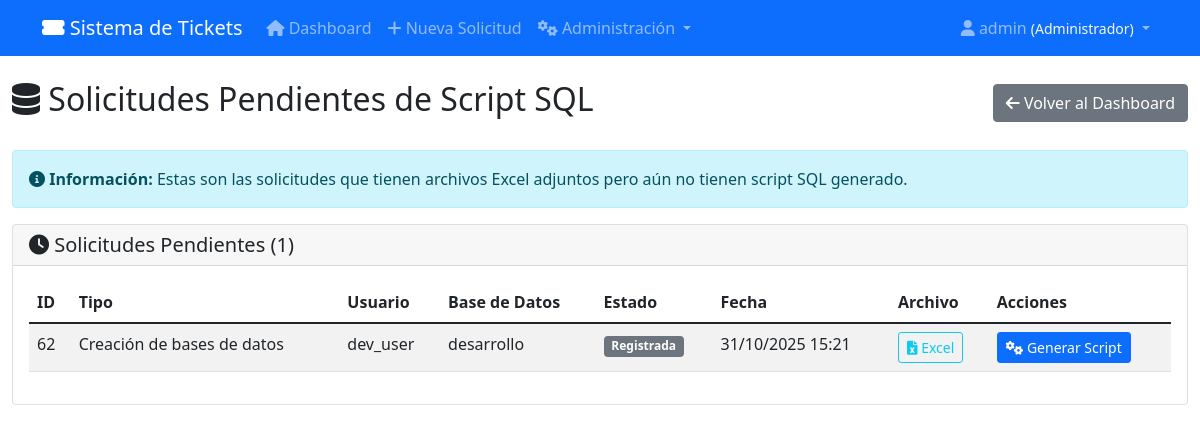
The app's page /pendientes-script/ (signed in) with its own data.
### tickets/models.py (models this page shows, shortened)
class UserProfile(models.Model):
    ROLES = [
        ('dev', 'Ingeniero de Desarrollo'),
        ('db', 'Ingeniero de Bases de Datos'),
        ('devops', 'Ingeniero DevOps'),
        ('admin', 'Administrador'),
        ('lider', 'Líder de Proyecto'),
    ]
    user = models.OneToOneField(User, on_delete=models.CASCADE, related_name='profile')
    role = models.CharField(max_length=10, choices=ROLES, default='dev')
    proyectos_asignados = models.ManyToManyField(Proyecto, blank=True,
                                               related_name='miembros_equipo',
                                               verbose_name="Proyectos Asignados")
    departamento = models.CharField(max_length=100, blank=True, verbose_name="Departamento")
    telefono = models.CharField(max_length=20, blank=True, verbose_name="Teléfono")
    activo = models.BooleanField(default=True, verbose_name="Activo")
    fecha_creacion = models.DateTimeField(auto_now_add=True)

class Solicitud(models.Model):
    TIPOS_SOLICITUD = [
        ('crear_tabla', 'Creación de tablas base de datos'),
        ('modificar_tabla', 'Modificación de tabla base de datos'),
        ('compilar_objetos', 'Compilación de objetos'),
        ('asignar_permisos', 'Asignación de permisos'),
        ('crear_usuarios', 'Creación de usuarios y roles'),
        ('pull_request', 'Solicitud pull request'),
        ('despliegue', 'Solicitud de despliegue'),
        ('crear_bd', 'Creación de bases de datos'),
        ('crear_esquemas', 'Creación de esquemas'),
        ('compilar_scripts_qa', 'Compilación de scripts de tickets en QA'),
        ('compilar_scripts_pu', 'Compilación de scripts de tickets en PU'),
    ]
    TIPOS_ARCHIVO = [
        ('excel', 'Excel'),
        ('zip', 'ZIP'),
        ('sql', 'SQL'),
    ]
    ESTADOS = [
        ('registrada', 'Registrada'),
        ('revision', 'En revisión'),
        ('aprobada', 'Aprobada'),
        ('rechazada', 'Rechazada'),
        ('finalizada', 'Finalizada'),
        ('cancelada', 'Cancelada'),
        ('pendiente_aprobacion_lider', 'Pendiente aprobación líder'),
    ]
    AMBIENTES = [
        ('desarrollo', 'Desarrollo'),
        ('qa', 'QA'),
        ('pu', 'Producción'),
        ('todos', 'Todos los ambientes'),
    ]
    TIPOS_BD = ['crear_tabla', 'modificar_tabla', 'asignar_permisos', 'crear_usuarios', 'crear_bd', 'crear_esquemas']
    TIPOS_DEVOPS = ['pull_request', 'despliegue']
    TIPOS_COMPILACION = ['compilar_objetos', 'compilar_scripts_qa', 'compilar_scripts_pu']
    proyecto = models.ForeignKey(Proyecto, on_delete=models.CASCADE,
                                related_name='solicitudes', verbose_name="Proyecto",  null=True, blank=True)
    tipo_solicitud = models.CharField(max_length=30, choices=TIPOS_SOLICITUD)
    tipo_archivo = models.CharField(max_length=10, choices=TIPOS_ARCHIVO, blank=True, null=True)
    archivo_adjunto = models.FileField(upload_to='solicitudes/', blank=True, null=True)
    estado = models.CharField(max_length=30, choices=ESTADOS, default='registrada')
    descripcion = models.TextField(blank=True, null=True)
    fecha_creacion = models.DateTimeField(auto_now_add=True)
    fecha_modificacion = models.DateTimeField(auto_now=True)
    usuario = models.ForeignKey(User, on_delete=models.CASCADE)
    base_datos_aplicacion = models.CharField(max_length=100, help_text="Base de datos o aplicación donde se aplicará")
    correo_notificacion = models.EmailField(help_text="Correo para notificaciones")
    ambientes_ejecucion = models.JSONField(default=list, blank=True, help_text="Ambientes donde ejecutar (para scripts)")
    lider_proyecto = models.ForeignKey(User, on_delete=models.SET_NULL, null=True, blank=True,
                                     related_name='solicitudes_lideradas',
                                     help_text="Líder que debe aprobar (para creación de usuarios)")
    url_commit = models.URLField(blank=True, null=True)
    nombre_branch = models.CharField(max_length=100, blank=True, null=True)
    entorno = models.CharField(max_length=50, blank=True, null=True)
    script_sql_generado = models.TextField(blank=True, null=True)
    estructura_validada = models.BooleanField(default=False, help_text="Si la estructura del archivo fue validada")
    usuario_creado = models.CharField(max_length=100, blank=True, null=True)
    password_generado = models.CharField(max_length=100, blank=True, null=True)
    class Meta:
        ordering = ['-fecha_creacion']

### tickets/views.py (the view)
# urls.py: path('pendientes-script/', views.solicitudes_pendientes_script, name='solicitudes_pendientes_script'),
@login_required
def solicitudes_pendientes_script(request):
    user_profile = UserProfile.objects.get_or_create(user=request.user)[0]
    if user_profile.role not in ['admin', 'db']:
        messages.error(request, 'No tienes permisos para acceder a esta sección.')
        return redirect('dashboard')
    solicitudes_pendientes = Solicitud.objects.filter(
        tipo_solicitud__in=Solicitud.TIPOS_BD,
        archivo_adjunto__isnull=False,
        tipo_archivo='excel',
        script_sql_generado__isnull=True
    ).order_by('-fecha_creacion')
    paginator = Paginator(solicitudes_pendientes, 10)
    page_number = request.GET.get('page')
    page_obj = paginator.get_page(page_number)
    context = {
        'page_obj': page_obj,
        'user_profile': user_profile,
    }
    return render(request, 'tickets/solicitudes_pendientes_script.html', context)

### templates/tickets/solicitudes_pendientes_script.html (shortened to what this page needs)
{% extends 'base.html' %}
{% block content %}
<div class="d-flex justify-content-between align-items-center mb-4">
    <h2><i class="fas fa-database"></i> Solicitudes Pendientes de Script SQL</h2>
    <a href="{% url 'dashboard' %}" class="btn btn-secondary">
        <i class="fas fa-arrow-left"></i> Volver al Dashboard
    </a>
</div>
<div class="alert alert-info">
    <i class="fas fa-info-circle"></i>
    <strong>Información:</strong> Estas son las solicitudes que tienen archivos Excel adjuntos pero aún no tienen script SQL generado.
</div>
<div class="card">
    <div class="card-header">
        <h5 class="mb-0"><i class="fas fa-clock"></i> Solicitudes Pendientes ({{ page_obj.paginator.count }})</h5>
    </div>
    <div class="card-body">
        {% if page_obj %}
            <div class="table-responsive">
                <table class="table table-striped">
                    <thead>
                        <tr>
                            <th>ID</th>
                            <th>Tipo</th>
                            <th>Usuario</th>
                            <th>Base de Datos</th>
                            <th>Estado</th>
                            <th>Fecha</th>
                            <th>Archivo</th>
                            <th>Acciones</th>
                        </tr>
                    </thead>
                    <tbody>
                        {% for solicitud in page_obj %}
                        <tr>
                            <td>{{ solicitud.id }}</td>
                            <td>{{ solicitud.get_tipo_solicitud_display }}</td>
                            <td>
                                {{ solicitud.usuario.username }}
                            </td>
                            <td>{{ solicitud.base_datos_aplicacion }}</td>
                            <td>
                                <span class="badge bg-{% if solicitud.estado == 'registrada' %}secondary{% elif solicitud.estado == 'revision' %}warning{% elif solicitud.estado == 'aprobada' %}success{% elif solicitud.estado == 'rechazada' %}danger{% elif solicitud.estado == 'cancelada' %}dark{% elif solicitud.estado == 'pendiente_aprobacion_lider' %}info{% else %}primary{% endif %}">
                                    {{ solicitud.get_estado_display }}
                                </span>
                            </td>
                            <td>{{ solicitud.fecha_creacion|date:"d/m/Y H:i" }}</td>
                            <td>
                                {% if solicitud.archivo_adjunto %}
                                    <a href="{{ solicitud.archivo_adjunto.url }}" target="_blank" class="btn btn-sm btn-outline-info">
                                        <i class="fas fa-file-excel"></i> Excel
                                    </a>
                                {% endif %}
                            </td>
                            <td>
                                <a href="{% url 'detalle_solicitud' solicitud.pk %}" class="btn btn-sm btn-primary">
                                    <i class="fas fa-cogs"></i> Generar Script
                                </a>
                            </td>
                        </tr>
                        {% endfor %}
                    </tbody>
                </table>
            </div>
        {% endif %}
    </div>
</div>
{% endblock %}

### templates/base.html (shortened to what this page needs)
<!DOCTYPE html>
<html lang="es">
<head>
    <link href="https://cdn.jsdelivr.net/npm/bootstrap@5.1.3/dist/css/bootstrap.min.css" rel="stylesheet">
    <link href="https://cdnjs.cloudflare.com/ajax/libs/font-awesome/6.0.0/css/all.min.css" rel="stylesheet">
</head>
<body>
    <nav class="navbar navbar-expand-lg navbar-dark bg-primary">
        <div class="container">
            <a class="navbar-brand" href="{% url 'dashboard' %}">
                <i class="fas fa-ticket-alt"></i> Sistema de Tickets
            </a>
            {% if user.is_authenticated %}
            <div class="collapse navbar-collapse" id="navbarNav">
                <ul class="navbar-nav me-auto">
                    <li class="nav-item">
                        <a class="nav-link" href="{% url 'dashboard' %}">
                            <i class="fas fa-home"></i> Dashboard
                        </a>
                    </li>
                    <li class="nav-item">
                        <a class="nav-link" href="{% url 'crear_solicitud' %}">
                            <i class="fas fa-plus"></i> Nueva Solicitud
                        </a>
                    </li>
                    {% if user.profile.role == 'admin' %}
                    <li class="nav-item dropdown">
                        <a class="nav-link dropdown-toggle" href="#" id="adminDropdown" role="button" data-bs-toggle="dropdown">
                            <i class="fas fa-cogs"></i> Administración
                        </a>
                    </li>
                    {% else %}
                    <li class="nav-item">
                        <a class="nav-link" href="{% url 'lista_proyectos' %}">
                            <i class="fas fa-project-diagram"></i> Mis Proyectos
                        </a>
                    </li>
                    {% endif %}
                </ul>
                <ul class="navbar-nav">
                    <li class="nav-item dropdown">
                        <a class="nav-link dropdown-toggle" href="#" id="navbarDropdown" role="button" data-bs-toggle="dropdown">
                            <i class="fas fa-user"></i> {{ user.username }}
                            {% if user.profile %}
                                <small class="text-light">({{ user.profile.get_role_display }})</small>
                            {% endif %}
                        </a>
                    </li>
                </ul>
            </div>
            {% endif %}
        </div>
    </nav>
    <main class="container-fluid mt-4">
        {% block content %}{% endblock %}
    </main>
</body>
</html>

### records on screen
Solicitud: id "62", tipo_solicitud "Creación de bases de datos", usuario.username "dev_user", base_datos_aplicacion "desarrollo", estado "Registrada", fecha_creacion "31/10/2025 15:21"

### other values on screen
{{ user.username }} "admin"
{{ user.profile.get_role_display }} "Administrador"
{{ page_obj.paginator.count }} "1"
